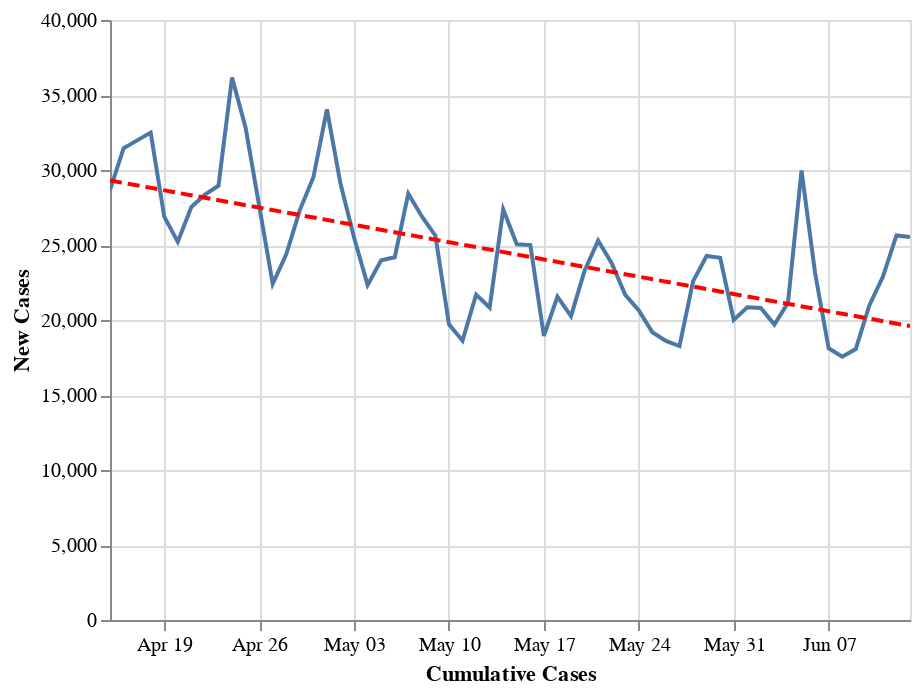

Notebook source saved alongside this figure:
### Code cell
data = country_level
state = alt.Chart(data[data['Country'] == 'US'].sort_values('Date').tail(60)).mark_line().encode(
    alt.X('Date:T', axis=alt.Axis(title='Cumulative Cases')),
    alt.Y('Confirmed_New:Q', axis=alt.Axis(title='New Cases'))
)
reg = state.transform_regression("Date", "Confirmed_New", method="linear").mark_line(color='red', strokeDash=[6,3])
(state+reg).interactive()

### Figure 1 — Vega-Lite specification as saved in the notebook (floating-point values rounded to 4 significant figures)
{"config": {"view": {"continuousWidth": 400, "continuousHeight": 300}}, "layer": [{"mark": "line", "encoding": {"x": {"type": "temporal", "axis": {"title": "Cumulative Cases"}, "field": "Date"}, "y": {"type": "quantitative", "axis": {"title": "New Cases"}, "field": "Confirmed_New"}}, "selection": {"selector002": {"type": "interval", "bind": "scales", "encodings": ["x", "y"]}}}, {"mark": {"type": "line", "color": "red", "strokeDash": [6, 3]}, "encoding": {"x": {"type": "temporal", "axis": {"title": "Cumulative Cases"}, "field": "Date"}, "y": {"type": "quantitative", "axis": {"title": "New Cases"}, "field": "Confirmed_New"}}, "transform": [{"on": "Date", "regression": "Confirmed_New", "method": "linear"}]}], "data": {"name": "data-960094834ce131952262ef9b65580624"}, "$schema": "https://vega.github.io/schema/vega-lite/v4.0.2.json", "datasets": {"data-960094834ce131952262ef9b65580624": [{"Country": "US", "Date": "04-15-2020", "Confirmed": 636400.0, "Deaths": 28320.0, "Recovered": 52100.0, "Confirmed_New": 28670.0, "Deaths_New": 2494.0, "Recovered_New": 4333.0, "Active": 555900.0}, {"Country": "US", "Date": "04-16-2020", "Confirmed": 667800.0, "Deaths": 32920.0, "Recovered": 54700.0, "Confirmed_New": 31450.0, "Deaths_New": 4591.0, "Recovered_New": 2607.0, "Active": 580200.0}, {"Country": "US", "Date": "04-17-2020", "Confirmed": 699700.0, "Deaths": 36770.0, "Recovered": 58540.0, "Confirmed_New": 31980.0, "Deaths_New": 3857.0, "Recovered_New": 3842.0, "Active": 604400.0}, {"Country": "US", "Date": "04-18-2020", "Confirmed": 732200.0, "Deaths": 38660.0, "Recovered": 64840.0, "Confirmed_New": 32490.0, "Deaths_New": 1891.0, "Recovered_New": 6295.0, "Active": 628700.0}, {"Country": "US", "Date": "04-19-2020", "Confirmed": 759100.0, "Deaths": 40660.0, "Recovered": 70340.0, "Confirmed_New": 26890.0, "Deaths_New": 1995.0, "Recovered_New": 5497.0, "Active": 648100.0}, {"Country": "US", "Date": "04-20-2020", "Confirmed": 784300.0, "Deaths": 42090.0, "Recovered": 72330.0, "Confirmed_New": 25210.0, "Deaths_New": 1433.0, "Recovered_New": 1992.0, "Active": 669900.0}, {"Country": "US", "Date": "04-21-2020", "Confirmed": 811900.0, "Deaths": 44440.0, "Recovered": 75200.0, "Confirmed_New": 27540.0, "Deaths_New": 2350.0, "Recovered_New": 2875.0, "Active": 692200.0}, {"Country": "US", "Date": "04-22-2020", "Confirmed": 840200.0, "Deaths": 46620.0, "Recovered": 77370.0, "Confirmed_New": 28360.0, "Deaths_New": 2178.0, "Recovered_New": 2162.0, "Active": 716200.0}, {"Country": "US", "Date": "04-23-2020", "Confirmed": 869200.0, "Deaths": 49950.0, "Recovered": 80200.0, "Confirmed_New": 28950.0, "Deaths_New": 3331.0, "Recovered_New": 2837.0, "Active": 739000.0}, {"Country": "US", "Date": "04-24-2020", "Confirmed": 905300.0, "Deaths": 51950.0, "Recovered": 99080.0, "Confirmed_New": 36160.0, "Deaths_New": 1995.0, "Recovered_New": 18880.0, "Active": 754300.0}, {"Country": "US", "Date": "04-25-2020", "Confirmed": 938200.0, "Deaths": 53760.0, "Recovered": 100400.0, "Confirmed_New": 32820.0, "Deaths_New": 1806.0, "Recovered_New": 1293.0, "Active": 784000.0}, {"Country": "US", "Date": "04-26-2020", "Confirmed": 965800.0, "Deaths": 54880.0, "Recovered": 107000.0, "Confirmed_New": 27630.0, "Deaths_New": 1126.0, "Recovered_New": 6616.0, "Active": 803900.0}, {"Country": "US", "Date": "04-27-2020", "Confirmed": 988200.0, "Deaths": 56260.0, "Recovered": 111400.0, "Confirmed_New": 22410.0, "Deaths_New": 1378.0, "Recovered_New": 4436.0, "Active": 820500.0}, {"Country": "US", "Date": "04-28-2020", "Confirmed": 1013000.0, "Deaths": 58360.0, "Recovered": 115900.0, "Confirmed_New": 24380.0, "Deaths_New": 2096.0, "Recovered_New": 4512.0, "Active": 838300.0}, {"Country": "US", "Date": "04-29-2020", "Confirmed": 1040000.0, "Deaths": 60970.0, "Recovered": 120700.0, "Confirmed_New": 27330.0, "Deaths_New": 2612.0, "Recovered_New": 4784.0, "Active": 858200.0}, {"Country": "US", "Date": "04-30-2020", "Confirmed": 1069000.0, "Deaths": 63000.0, "Recovered": 153900.0, "Confirmed_New": 29520.0, "Deaths_New": 2029.0, "Recovered_New": 33230.0, "Active": 852500.0}, {"Country": "US", "Date": "05-01-2020", "Confirmed": 1103000.0, "Deaths": 64940.0, "Recovered": 164000.0, "Confirmed_New": 34040.0, "Deaths_New": 2030.0, "Recovered_New": 10070.0, "Active": 874500.0}, {"Country": "US", "Date": "05-02-2020", "Confirmed": 1133000.0, "Deaths": 66370.0, "Recovered": 175400.0, "Confirmed_New": 29080.0, "Deaths_New": 1343.0, "Recovered_New": 11370.0, "Active": 890800.0}, {"Country": "US", "Date": "05-03-2020", "Confirmed": 1158000.0, "Deaths": 67680.0, "Recovered": 180200.0, "Confirmed_New": 25500.0, "Deaths_New": 1313.0, "Recovered_New": 4770.0, "Active": 910200.0}, {"Country": "US", "Date": "05-04-2020", "Confirmed": 1180000.0, "Deaths": 68920.0, "Recovered": 187200.0, "Confirmed_New": 22340.0, "Deaths_New": 1240.0, "Recovered_New": 7028.0, "Active": 924300.0}, {"Country": "US", "Date": "05-05-2020", "Confirmed": 1204000.0, "Deaths": 71060.0, "Recovered": 189800.0, "Confirmed_New": 23980.0, "Deaths_New": 2142.0, "Recovered_New": 2611.0, "Active": 943500.0}, {"Country": "US", "Date": "05-06-2020", "Confirmed": 1229000.0, "Deaths": 73430.0, "Recovered": 189900.0, "Confirmed_New": 24180.0, "Deaths_New": 2363.0, "Recovered_New": 119.0, "Active": 965300.0}, {"Country": "US", "Date": "05-07-2020", "Confirmed": 1257000.0, "Deaths": 75660.0, "Recovered": 195000.0, "Confirmed_New": 28420.0, "Deaths_New": 2231.0, "Recovered_New": 5126.0, "Active": 986300.0}, {"Country": "US", "Date": "05-08-2020", "Confirmed": 1284000.0, "Deaths": 77180.0, "Recovered": 199000.0, "Confirmed_New": 26910.0, "Deaths_New": 1518.0, "Recovered_New": 3957.0, "Active": 1008000.0}, {"Country": "US", "Date": "05-09-2020", "Confirmed": 1310000.0, "Deaths": 78800.0, "Recovered": 212500.0, "Confirmed_New": 25620.0, "Deaths_New": 1615.0, "Recovered_New": 13540.0, "Active": 1018000.0}, {"Country": "US", "Date": "05-10-2020", "Confirmed": 1329000.0, "Deaths": 79530.0, "Recovered": 216200.0, "Confirmed_New": 19710.0, "Deaths_New": 731.0, "Recovered_New": 3635.0, "Active": 1034000.0}, {"Country": "US", "Date": "05-11-2020", "Confirmed": 1348000.0, "Deaths": 80680.0, "Recovered": 232700.0, "Confirmed_New": 18620.0, "Deaths_New": 1156.0, "Recovered_New": 16560.0, "Active": 1034000.0}, {"Country": "US", "Date": "05-12-2020", "Confirmed": 1370000.0, "Deaths": 82380.0, "Recovered": 230300.0, "Confirmed_New": 21690.0, "Deaths_New": 1694.0, "Recovered_New": -2446.0, "Active": 1057000.0}, {"Country": "US", "Date": "05-13-2020", "Confirmed": 1390000.0, "Deaths": 84120.0, "Recovered": 243400.0, "Confirmed_New": 20830.0, "Deaths_New": 1743.0, "Recovered_New": 13140.0, "Active": 1063000.0}, {"Country": "US", "Date": "05-14-2020", "Confirmed": 1418000.0, "Deaths": 85900.0, "Recovered": 246400.0, "Confirmed_New": 27370.0, "Deaths_New": 1779.0, "Recovered_New": 2984.0, "Active": 1085000.0}, {"Country": "US", "Date": "05-15-2020", "Confirmed": 1443000.0, "Deaths": 87530.0, "Recovered": 250700.0, "Confirmed_New": 25050.0, "Deaths_New": 1632.0, "Recovered_New": 4333.0, "Active": 1105000.0}, {"Country": "US", "Date": "05-16-2020", "Confirmed": 1468000.0, "Deaths": 88750.0, "Recovered": 268400.0, "Confirmed_New": 25000.0, "Deaths_New": 1224.0, "Recovered_New": 17630.0, "Active": 1111000.0}, {"Country": "US", "Date": "05-17-2020", "Confirmed": 1487000.0, "Deaths": 89560.0, "Recovered": 272300.0, "Confirmed_New": 18940.0, "Deaths_New": 808.0, "Recovered_New": 3889.0, "Active": 1125000.0}, {"Country": "US", "Date": "05-18-2020", "Confirmed": 1508000.0, "Deaths": 90350.0, "Recovered": 283200.0, "Confirmed_New": 21550.0, "Deaths_New": 785.0, "Recovered_New": 10910.0, "Active": 1135000.0}, {"Country": "US", "Date": "05-19-2020", "Confirmed": 1529000.0, "Deaths": 91920.0, "Recovered": 289400.0, "Confirmed_New": 20260.0, "Deaths_New": 1574.0, "Recovered_New": 6214.0, "Active": 1147000.0}, {"Country": "US", "Date": "05-20-2020", "Confirmed": 1552000.0, "Deaths": 93440.0, "Recovered": 294300.0, "Confirmed_New": 23280.0, "Deaths_New": 1518.0, "Recovered_New": 4920.0, "Active": 1164000.0}, {"Country": "US", "Date": "05-21-2020", "Confirmed": 1577000.0, "Deaths": 94700.0, "Recovered": 298400.0, "Confirmed_New": 25290.0, "Deaths_New": 1263.0, "Recovered_New": 4106.0, "Active": 1184000.0}, {"Country": "US", "Date": "05-22-2020", "Confirmed": 1601000.0, "Deaths": 95980.0, "Recovered": 350100.0, "Confirmed_New": 23790.0, "Deaths_New": 1277.0, "Recovered_New": 51720.0, "Active": 1155000.0}, {"Country": "US", "Date": "05-23-2020", "Confirmed": 1623000.0, "Deaths": 97090.0, "Recovered": 361200.0, "Confirmed_New": 21680.0, "Deaths_New": 1108.0, "Recovered_New": 11100.0, "Active": 1164000.0}, {"Country": "US", "Date": "05-24-2020", "Confirmed": 1643000.0, "Deaths": 97720.0, "Recovered": 366700.0, "Confirmed_New": 20630.0, "Deaths_New": 633.0, "Recovered_New": 5497.0, "Active": 1179000.0}, {"Country": "US", "Date": "05-25-2020", "Confirmed": 1662000.0, "Deaths": 98220.0, "Recovered": 379200.0, "Confirmed_New": 19180.0, "Deaths_New": 500.0, "Recovered_New": 12420.0, "Active": 1185000.0}, {"Country": "US", "Date": "05-26-2020", "Confirmed": 1681000.0, "Deaths": 98910.0, "Recovered": 384900.0, "Confirmed_New": 18610.0, "Deaths_New": 693.0, "Recovered_New": 5745.0, "Active": 1197000.0}, {"Country": "US", "Date": "05-27-2020", "Confirmed": 1699000.0, "Deaths": 100400.0, "Recovered": 391500.0, "Confirmed_New": 18260.0, "Deaths_New": 1505.0, "Recovered_New": 6606.0, "Active": 1207000.0}, {"Country": "US", "Date": "05-28-2020", "Confirmed": 1722000.0, "Deaths": 101600.0, "Recovered": 400000.0, "Confirmed_New": 22580.0, "Deaths_New": 1198.0, "Recovered_New": 8483.0, "Active": 1220000.0}, {"Country": "US", "Date": "05-29-2020", "Confirmed": 1746000.0, "Deaths": 102800.0, "Recovered": 406400.0, "Confirmed_New": 24260.0, "Deaths_New": 1193.0, "Recovered_New": 6455.0, "Active": 1237000.0}, {"Country": "US", "Date": "05-30-2020", "Confirmed": 1770000.0, "Deaths": 103800.0, "Recovered": 416500.0, "Confirmed_New": 24150.0, "Deaths_New": 967.0, "Recovered_New": 10020.0, "Active": 1250000.0}, {"Country": "US", "Date": "05-31-2020", "Confirmed": 1790000.0, "Deaths": 104400.0, "Recovered": 444800.0, "Confirmed_New": 20010.0, "Deaths_New": 605.0, "Recovered_New": 28300.0, "Active": 1241000.0}, {"Country": "US", "Date": "06-01-2020", "Confirmed": 1811000.0, "Deaths": 105100.0, "Recovered": 458200.0, "Confirmed_New": 20850.0, "Deaths_New": 768.0, "Recovered_New": 13470.0, "Active": 1248000.0}, {"Country": "US", "Date": "06-02-2020", "Confirmed": 1832000.0, "Deaths": 106200.0, "Recovered": 463900.0, "Confirmed_New": 20800.0, "Deaths_New": 1031.0, "Recovered_New": 5637.0, "Active": 1262000.0}, {"Country": "US", "Date": "06-03-2020", "Confirmed": 1852000.0, "Deaths": 107200.0, "Recovered": 479300.0, "Confirmed_New": 19700.0, "Deaths_New": 995.0, "Recovered_New": 15390.0, "Active": 1265000.0}, {"Country": "US", "Date": "06-04-2020", "Confirmed": 1873000.0, "Deaths": 108200.0, "Recovered": 485000.0, "Confirmed_New": 21140.0, "Deaths_New": 1036.0, "Recovered_New": 5744.0, "Active": 1279000.0}, {"Country": "US", "Date": "06-05-2020", "Confirmed": 1903000.0, "Deaths": 109400.0, "Recovered": 491700.0, "Confirmed_New": 29970.0, "Deaths_New": 1162.0, "Recovered_New": 6704.0, "Active": 1302000.0}, {"Country": "US", "Date": "06-06-2020", "Confirmed": 1926000.0, "Deaths": 110100.0, "Recovered": 500800.0, "Confirmed_New": 23130.0, "Deaths_New": 710.0, "Recovered_New": 9143.0, "Active": 1315000.0}, {"Country": "US", "Date": "06-07-2020", "Confirmed": 1944000.0, "Deaths": 110500.0, "Recovered": 506400.0, "Confirmed_New": 18120.0, "Deaths_New": 445.0, "Recovered_New": 5518.0, "Active": 1327000.0}, {"Country": "US", "Date": "06-08-2020", "Confirmed": 1961000.0, "Deaths": 111000.0, "Recovered": 518500.0, "Confirmed_New": 17550.0, "Deaths_New": 483.0, "Recovered_New": 12160.0, "Active": 1332000.0}, {"Country": "US", "Date": "06-09-2020", "Confirmed": 1979000.0, "Deaths": 112000.0, "Recovered": 524900.0, "Confirmed_New": 18060.0, "Deaths_New": 978.0, "Recovered_New": 6338.0, "Active": 1343000.0}, {"Country": "US", "Date": "06-10-2020", "Confirmed": 2000000.0, "Deaths": 112900.0, "Recovered": 533500.0, "Confirmed_New": 20980.0, "Deaths_New": 935.0, "Recovered_New": 8644.0, "Active": 1354000.0}, {"Country": "US", "Date": "06-11-2020", "Confirmed": 2023000.0, "Deaths": 113800.0, "Recovered": 540300.0, "Confirmed_New": 22880.0, "Deaths_New": 896.0, "Recovered_New": 6788.0, "Active": 1369000.0}, {"Country": "US", "Date": "06-12-2020", "Confirmed": 2049000.0, "Deaths": 114700.0, "Recovered": 547400.0, "Confirmed_New": 25640.0, "Deaths_New": 849.0, "Recovered_New": 7094.0, "Active": 1387000.0}, {"Country": "US", "Date": "06-13-2020", "Confirmed": 2075000.0, "Deaths": 115400.0, "Recovered": 556600.0, "Confirmed_New": 25540.0, "Deaths_New": 767.0, "Recovered_New": 9220.0, "Active": 1402000.0}]}}
